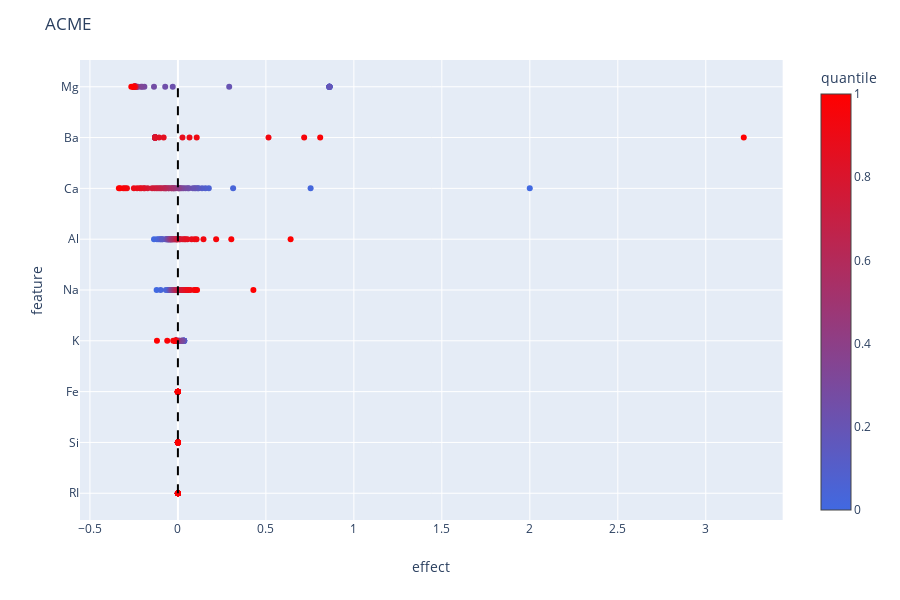

Notebook source saved alongside this figure:
### Code cell
acme_rf.summary_plot()

### Figure 1 — Plotly figure (JSON) as saved in the notebook; plotly's stock layout.template omitted (floating-point values rounded to 4 significant figures; data arrays with more than 128 entries replaced by an {"elided": "..."} marker saying what was removed)
{"data": [{"hoverlabel": {"namelength": 0}, "hovertemplate": "effect=%{x}<br>feature=%{y}<br>quantile=%{marker.color}", "legendgroup": "", "marker": {"color": {"elided": "450 float values"}, "coloraxis": "coloraxis", "symbol": "circle"}, "mode": "markers", "name": "", "showlegend": false, "type": "scatter", "x": {"elided": "450 float values"}, "xaxis": "x", "y": {"elided": "450 str values"}, "yaxis": "y"}], "layout": {"coloraxis": {"colorbar": {"title": {"text": "quantile"}}, "colorscale": [[0, "royalblue"], [1, "red"]]}, "height": 600, "legend": {"tracegroupgap": 0}, "margin": {"t": 60}, "shapes": [{"line": {"color": "black", "dash": "dash", "width": 2}, "type": "line", "x0": 0, "x1": 0, "y0": "RI", "y1": "Mg"}], "title": {"text": " ACME"}, "xaxis": {"anchor": "y", "domain": [0, 0.98], "title": {"text": "effect"}}, "yaxis": {"anchor": "x", "domain": [0, 1], "title": {"text": "feature"}}}}
